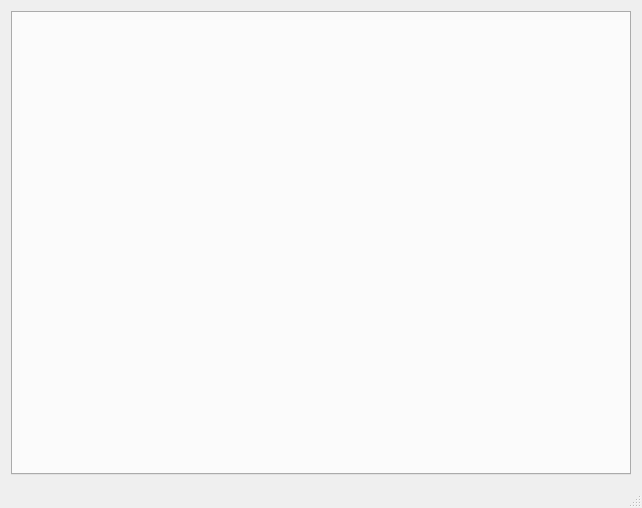
<?xml version="1.0" encoding="UTF-8"?>
<ui version="4.0">
 <class>MainWindowClass</class>
 <widget class="QMainWindow" name="MainWindowClass">
  <property name="geometry">
   <rect>
    <x>0</x>
    <y>0</y>
    <width>642</width>
    <height>508</height>
   </rect>
  </property>
  <property name="windowTitle">
   <string/>
  </property>
  <widget class="QWidget" name="centralWidget">
   <layout class="QVBoxLayout" name="verticalLayout">
    <item>
     <widget class="QTabWidget" name="tabWidget"/>
    </item>
   </layout>
  </widget>
  <widget class="QStatusBar" name="statusBar"/>
 </widget>
 <layoutdefault spacing="6" margin="11"/>
 <resources/>
 <connections/>
</ui>
